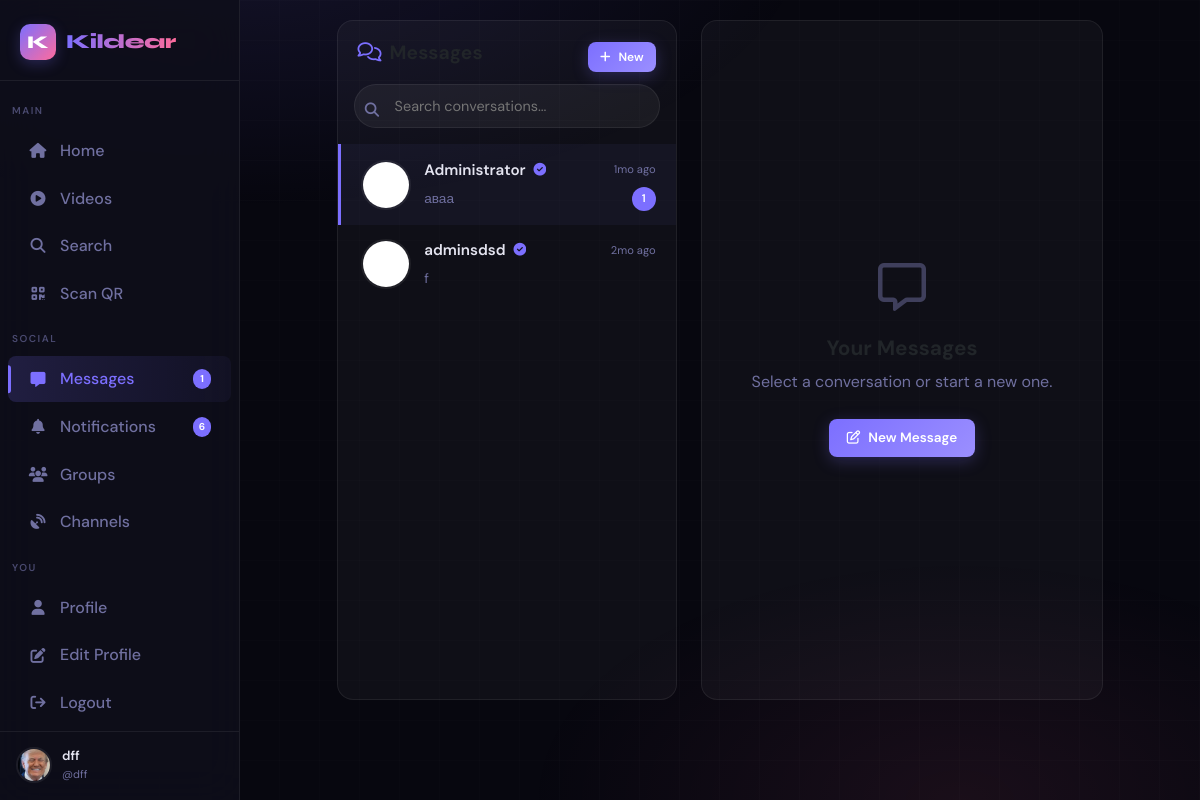
Page /chat (signed in) on the committed database.
### app.py (models this page shows, shortened)
class User(UserMixin, db.Model):
    id = db.Column(db.Integer, primary_key=True)
    username = db.Column(db.String(40), unique=True, nullable=False)
    email = db.Column(db.String(120), unique=True, nullable=False)
    password_hash = db.Column(db.String(256), nullable=False)
    display_name = db.Column(db.String(60), default="")
    bio = db.Column(db.String(500), default="")
    preset_avatar = db.Column(db.Integer, default=1)
    preset_cover = db.Column(db.Integer, nullable=True)
    can_upload_custom_avatar = db.Column(db.Boolean, default=False)
    can_upload_custom_cover = db.Column(db.Boolean, default=False)
    custom_avatar = db.Column(db.String(300), nullable=True)
    custom_cover = db.Column(db.String(300), nullable=True)
    website = db.Column(db.String(200), default="")
    location = db.Column(db.String(100), default="")
    accent_color = db.Column(db.String(7), default="#6c63ff")
    is_private = db.Column(db.Boolean, default=False)
    is_verified = db.Column(db.Boolean, default=False)
    is_banned = db.Column(db.Boolean, default=False)
    is_admin = db.Column(db.Boolean, default=False)
    is_moderator = db.Column(db.Boolean, default=False)
    is_online = db.Column(db.Boolean, default=False)
    last_seen = db.Column(db.DateTime, default=datetime.utcnow)
    created_at = db.Column(db.DateTime, default=datetime.utcnow)
    two_factor_enabled = db.Column(db.Boolean, default=False)
    two_factor_secret = db.Column(db.String(32), nullable=True)
    following = db.relationship(
        "User", secondary=follows,
        primaryjoin=follows.c.follower_id == id,
        secondaryjoin=follows.c.followed_id == id,
        backref=db.backref("followers", lazy="dynamic"),
        lazy="dynamic"
    )
    blocked_users = db.relationship(
        "User", secondary=blocks,
        primaryjoin=blocks.c.blocker_id == id,
        secondaryjoin=blocks.c.blocked_id == id,
        backref=db.backref("blocked_by", lazy="dynamic"),
        lazy="dynamic"
    )
    posts = db.relationship("Post", backref="author", lazy="dynamic", foreign_keys="Post.user_id")
    sent_msgs = db.relationship("Message", backref="sender", lazy="dynamic", foreign_keys="Message.sender_id")
    recv_msgs = db.relationship("Message", backref="receiver", lazy="dynamic", foreign_keys="Message.receiver_id")
    notifications = db.relationship("Notification", backref="recipient", lazy="dynamic",
                                    foreign_keys="Notification.user_id")
    comments = db.relationship("Comment", backref="author", lazy="dynamic")
    owned_groups = db.relationship("Group", backref="owner", lazy="dynamic")
    owned_channels = db.relationship("Channel", backref="owner", lazy="dynamic")
    login_history = db.relationship("LoginHistory", backref="user", lazy="dynamic")
    @property
    def avatar_url(self):
        if self.custom_avatar and self.can_upload_custom_avatar:
            return self.custom_avatar
        if self.preset_avatar and self.preset_avatar in PRESET_AVATARS:
            return PRESET_AVATARS[self.preset_avatar]
        return PRESET_AVATARS[1]

class Message(db.Model):
    id = db.Column(db.Integer, primary_key=True)
    sender_id = db.Column(db.Integer, db.ForeignKey("user.id"), nullable=False)
    receiver_id = db.Column(db.Integer, db.ForeignKey("user.id"), nullable=False)
    content = db.Column(db.Text, default="")
    media_url = db.Column(db.String(300), default="")
    is_read = db.Column(db.Boolean, default=False)
    is_deleted = db.Column(db.Boolean, default=False)
    reply_to_id = db.Column(db.Integer, db.ForeignKey("message.id"), nullable=True)
    created_at = db.Column(db.DateTime, default=datetime.utcnow)
    replies = db.relationship("Message", backref=db.backref("reply_to", remote_side=[id]))

### app.py (the view)
@app.route("/chat")
@login_required
def chat_list():
    try:
        sent_to = db.session.query(Message.receiver_id).filter_by(sender_id=current_user.id).distinct()
        recv_from = db.session.query(Message.sender_id).filter_by(receiver_id=current_user.id).distinct()
        uid_set = {r[0] for r in sent_to} | {r[0] for r in recv_from}
        blocked_ids = [b.id for b in current_user.blocked_users]
        uid_set = uid_set - set(blocked_ids)
        partners = User.query.filter(User.id.in_(uid_set)).all()
        conversations = []
        for p in partners:
            last = (Message.query
                    .filter(or_(
                and_(Message.sender_id == current_user.id, Message.receiver_id == p.id),
                and_(Message.sender_id == p.id, Message.receiver_id == current_user.id)
            ))
                    .filter(Message.is_deleted == False)
                    .order_by(Message.created_at.desc()).first())
            unread = (Message.query
                      .filter_by(sender_id=p.id, receiver_id=current_user.id, is_read=False, is_deleted=False)
                      .count())
            voice_unread = VoiceMessage.query.filter_by(
                sender_id=p.id, receiver_id=current_user.id, is_read=False
            ).count()
            conversations.append({
                "user": p,
                "last": last,
                "unread": unread,
                "voice_unread": voice_unread
            })
        conversations.sort(key=lambda x: x["last"].created_at if x["last"] else datetime.min, reverse=True)
        return render_template("chat_list.html", conversations=conversations)
    except Exception as e:
        logger.error(f"Ошибка в chat_list: {e}")
        flash("Ошибка при загрузке чата", "error")
        return redirect(url_for("index"))

### templates/chat_list.html (shortened to what this page needs)
{% extends "base.html" %}
{% block content %}
<div class="messages-layout">
  <div class="conversations-panel card">
    <div class="conv-panel-header">
      <h2><i class="fa-regular fa-comments"></i> Messages</h2>
      <button class="btn btn-primary btn-sm" onclick="openNewMessageModal()">
        <i class="fa-solid fa-plus"></i> New
      </button>
    </div>
    <div class="conv-search-wrap">
      <i class="fa-solid fa-magnifying-glass conv-search-icon"></i>
      <input type="text" placeholder="Search conversations..." class="conv-search" id="convSearch" oninput="filterConvs(this.value)">
    </div>
    <div class="conv-list" id="convList">
      {% if conversations %}
        {% for convo in conversations %}
        <a href="{{ url_for('chat', username=convo.user.username) }}"
           class="conv-item {% if convo.unread > 0 %}unread{% endif %}"
           data-name="{{ convo.user.display_name or convo.user.username }}">
          <div class="conv-avatar-wrap">
            <img src="{{ convo.user.avatar or '/static/default_avatar.png' }}"
                 class="avatar avatar-md"
                 alt="{{ convo.user.username }}"
                 onerror="this.src='/static/default_avatar.png'">
          </div>
          <div class="conv-info">
            <div class="conv-name-row">
              <span class="conv-name">
                {{ convo.user.display_name or convo.user.username }}
                {% if convo.user.is_verified %}
                <i class="fa-solid fa-circle-check verified-icon"></i>
                {% endif %}
              </span>
              {% if convo.last %}
              <span class="conv-time">{{ convo.last.created_at|timeago }}</span>
              {% endif %}
            </div>
            <div class="conv-preview-row">
              {% if convo.last %}
                <span class="conv-preview">
                  {% if convo.last.content %}
                    {{ convo.last.content[:50] }}{% if convo.last.content|length > 50 %}…{% endif %}
                  {% elif convo.last.media_url %}
                    <i class="fa-regular fa-image"></i> Photo
                  {% endif %}
                </span>
              {% else %}
                <span class="conv-preview empty">No messages yet</span>
              {% endif %}
              {% if convo.unread > 0 %}
              <span class="unread-badge">{{ convo.unread }}</span>
              {% endif %}
            </div>
          </div>
        </a>
        {% endfor %}
      {% else %}
        <div class="conv-empty">
          <div class="conv-empty-icon">💬</div>
          <p>No conversations yet</p>
          <button class="btn btn-primary btn-sm" onclick="openNewMessageModal()">Start a chat</button>
        </div>
      {% endif %}
    </div>
  </div>
  <div class="messages-empty-panel card">
    <div class="messages-empty-content">
      <div class="messages-empty-icon">
        <i class="fa-regular fa-message fa-3x"></i>
      </div>
      <h3>Your Messages</h3>
      <p>Select a conversation or start a new one.</p>
      <button class="btn btn-primary" onclick="openNewMessageModal()">
        <i class="fa-regular fa-pen-to-square"></i> New Message
      </button>
    </div>
  </div>
</div>
{% endblock %}

### templates/base.html (shortened to what this page needs)
<!DOCTYPE html>
<html lang="en" data-theme="dark">
<head>
  <link rel="stylesheet" href="https://cdnjs.cloudflare.com/ajax/libs/font-awesome/6.5.0/css/all.min.css"/>
  <link href="https://cdn.jsdelivr.net/npm/bootstrap@5.3.0/dist/css/bootstrap.min.css" rel="stylesheet">
</head>
<body>
<nav class="sidebar" id="sidebar">
  <a href="{{ url_for('index') }}" class="sidebar-logo">
    <div class="logo-mark">K</div>
    <span class="logo-text">Kildear</span>
  </a>
  <span class="nav-section">Main</span>
  <a href="{{ url_for('index') }}" class="nav-item {% if request.endpoint == 'index' %}active{% endif %}">
    <i class="fa-solid fa-house"></i> Home
  </a>
  <a href="{{ url_for('video_feed') }}" class="nav-item {% if request.endpoint == 'video_feed' %}active{% endif %}">
    <i class="fa-solid fa-play-circle"></i> Videos
  </a>
  <a href="{{ url_for('search') }}" class="nav-item {% if request.endpoint == 'search' %}active{% endif %}">
    <i class="fa-solid fa-magnifying-glass"></i> Search
  </a>
  <a href="{{ url_for('scan_qr_page') }}" class="nav-item {% if request.endpoint == 'scan_qr_page' %}active{% endif %}">
    <i class="fa-solid fa-qrcode"></i> Scan QR
  </a>
  <span class="nav-section">Social</span>
  <a href="{{ url_for('chat_list') }}" class="nav-item {% if 'chat' in request.endpoint %}active{% endif %}">
    <i class="fa-solid fa-message"></i> Messages
    {% if unread_messages > 0 %}
      <span class="nav-badge">{{ unread_messages }}</span>
    {% endif %}
  </a>
  <a href="{{ url_for('notifications') }}" class="nav-item {% if request.endpoint == 'notifications' %}active{% endif %}">
    <i class="fa-solid fa-bell"></i> Notifications
    {% if notif_count > 0 %}
      <span class="nav-badge">{{ notif_count }}</span>
    {% endif %}
  </a>
  <a href="{{ url_for('groups') }}" class="nav-item {% if 'group' in request.endpoint %}active{% endif %}">
    <i class="fa-solid fa-users"></i> Groups
  </a>
  <a href="{{ url_for('channels') }}" class="nav-item {% if 'channel' in request.endpoint %}active{% endif %}">
    <i class="fa-solid fa-satellite-dish"></i> Channels
  </a>
  {% if current_user.is_authenticated %}
  <span class="nav-section">You</span>
  <a href="{{ url_for('profile', username=current_user.username) }}" class="nav-item {% if request.endpoint == 'profile' and request.view_args.get('username') == current_user.username %}active{% endif %}">
    <i class="fa-solid fa-user"></i> Profile
  </a>
  <a href="{{ url_for('edit_profile') }}" class="nav-item {% if request.endpoint == 'edit_profile' %}active{% endif %}">
    <i class="fa-solid fa-pen-to-square"></i> Edit Profile
  </a>
  <a href="{{ url_for('logout') }}" class="nav-item">
    <i class="fa-solid fa-arrow-right-from-bracket"></i> Logout
  </a>
  <div class="sidebar-user">
    <img src="{{ current_user.avatar_url }}" alt="" class="avatar"/>
    <div class="sidebar-user-info">
      <div class="name truncate">{{ current_user.display_name or current_user.username }}</div>
      <div class="handle">@{{ current_user.username }}</div>
    </div>
  </div>
  {% endif %}
</nav>
<div class="app-shell">
  <div class="main-content">
    {% block content %}{% endblock %}
  </div>
</div>
</body>
</html>

### rows in the picture
User: display_name "dff", username "dff"
User: user "Administrator", is_verified True (drawn)
Message: last.created_at "1mo ago", last "аваа"
User: user "adminsdsd", is_verified True (drawn)
Message: last.created_at "2mo ago", last "f"

### other values in the picture
{{ unread_messages }} "1"
{{ notif_count }} "6"
{{ convo.unread }} "1"
